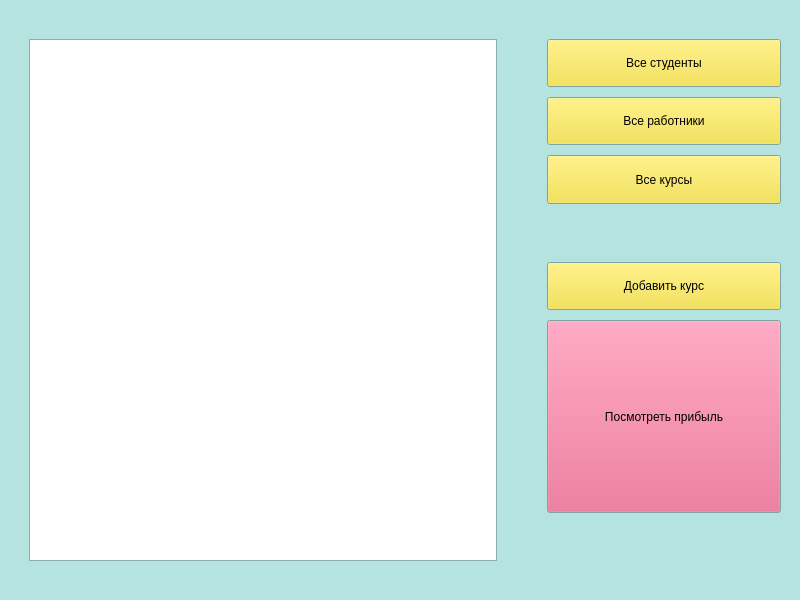
<?xml version="1.0" encoding="UTF-8"?>
<ui version="4.0">
 <class>administrator</class>
 <widget class="QMainWindow" name="administrator">
  <property name="geometry">
   <rect>
    <x>0</x>
    <y>0</y>
    <width>800</width>
    <height>600</height>
   </rect>
  </property>
  <property name="palette">
   <palette>
    <active>
     <colorrole role="Base">
      <brush brushstyle="SolidPattern">
       <color alpha="255">
        <red>255</red>
        <green>255</green>
        <blue>255</blue>
       </color>
      </brush>
     </colorrole>
     <colorrole role="Window">
      <brush brushstyle="SolidPattern">
       <color alpha="255">
        <red>181</red>
        <green>227</green>
        <blue>224</blue>
       </color>
      </brush>
     </colorrole>
    </active>
    <inactive>
     <colorrole role="Base">
      <brush brushstyle="SolidPattern">
       <color alpha="255">
        <red>255</red>
        <green>255</green>
        <blue>255</blue>
       </color>
      </brush>
     </colorrole>
     <colorrole role="Window">
      <brush brushstyle="SolidPattern">
       <color alpha="255">
        <red>181</red>
        <green>227</green>
        <blue>224</blue>
       </color>
      </brush>
     </colorrole>
    </inactive>
    <disabled>
     <colorrole role="Base">
      <brush brushstyle="SolidPattern">
       <color alpha="255">
        <red>181</red>
        <green>227</green>
        <blue>224</blue>
       </color>
      </brush>
     </colorrole>
     <colorrole role="Window">
      <brush brushstyle="SolidPattern">
       <color alpha="255">
        <red>181</red>
        <green>227</green>
        <blue>224</blue>
       </color>
      </brush>
     </colorrole>
    </disabled>
   </palette>
  </property>
  <property name="windowTitle">
   <string>MainWindow</string>
  </property>
  <widget class="QWidget" name="centralwidget">
   <property name="palette">
    <palette>
     <active>
      <colorrole role="Button">
       <brush brushstyle="SolidPattern">
        <color alpha="255">
         <red>244</red>
         <green>224</green>
         <blue>50</blue>
        </color>
       </brush>
      </colorrole>
      <colorrole role="Base">
       <brush brushstyle="SolidPattern">
        <color alpha="255">
         <red>255</red>
         <green>255</green>
         <blue>255</blue>
        </color>
       </brush>
      </colorrole>
      <colorrole role="Window">
       <brush brushstyle="SolidPattern">
        <color alpha="255">
         <red>181</red>
         <green>227</green>
         <blue>224</blue>
        </color>
       </brush>
      </colorrole>
     </active>
     <inactive>
      <colorrole role="Button">
       <brush brushstyle="SolidPattern">
        <color alpha="255">
         <red>244</red>
         <green>224</green>
         <blue>50</blue>
        </color>
       </brush>
      </colorrole>
      <colorrole role="Base">
       <brush brushstyle="SolidPattern">
        <color alpha="255">
         <red>255</red>
         <green>255</green>
         <blue>255</blue>
        </color>
       </brush>
      </colorrole>
      <colorrole role="Window">
       <brush brushstyle="SolidPattern">
        <color alpha="255">
         <red>181</red>
         <green>227</green>
         <blue>224</blue>
        </color>
       </brush>
      </colorrole>
     </inactive>
     <disabled>
      <colorrole role="Button">
       <brush brushstyle="SolidPattern">
        <color alpha="255">
         <red>244</red>
         <green>224</green>
         <blue>50</blue>
        </color>
       </brush>
      </colorrole>
      <colorrole role="Base">
       <brush brushstyle="SolidPattern">
        <color alpha="255">
         <red>181</red>
         <green>227</green>
         <blue>224</blue>
        </color>
       </brush>
      </colorrole>
      <colorrole role="Window">
       <brush brushstyle="SolidPattern">
        <color alpha="255">
         <red>181</red>
         <green>227</green>
         <blue>224</blue>
        </color>
       </brush>
      </colorrole>
     </disabled>
    </palette>
   </property>
   <layout class="QVBoxLayout" name="verticalLayout_2">
    <item>
     <layout class="QHBoxLayout" name="horizontalLayout" stretch="4,0,2">
      <property name="spacing">
       <number>10</number>
      </property>
      <property name="leftMargin">
       <number>20</number>
      </property>
      <property name="topMargin">
       <number>30</number>
      </property>
      <property name="rightMargin">
       <number>10</number>
      </property>
      <property name="bottomMargin">
       <number>30</number>
      </property>
      <item>
       <widget class="QTableView" name="tableView">
        <property name="sizePolicy">
         <sizepolicy hsizetype="MinimumExpanding" vsizetype="MinimumExpanding">
          <horstretch>0</horstretch>
          <verstretch>0</verstretch>
         </sizepolicy>
        </property>
       </widget>
      </item>
      <item>
       <spacer name="horizontalSpacer">
        <property name="orientation">
         <enum>Qt::Horizontal</enum>
        </property>
        <property name="sizeHint" stdset="0">
         <size>
          <width>40</width>
          <height>20</height>
         </size>
        </property>
       </spacer>
      </item>
      <item>
       <layout class="QVBoxLayout" name="verticalLayout" stretch="1,1,1,1,1,4,1">
        <item>
         <widget class="QPushButton" name="students">
          <property name="sizePolicy">
           <sizepolicy hsizetype="Minimum" vsizetype="Expanding">
            <horstretch>0</horstretch>
            <verstretch>0</verstretch>
           </sizepolicy>
          </property>
          <property name="text">
           <string>Все студенты</string>
          </property>
         </widget>
        </item>
        <item>
         <widget class="QPushButton" name="employee">
          <property name="sizePolicy">
           <sizepolicy hsizetype="Minimum" vsizetype="Expanding">
            <horstretch>0</horstretch>
            <verstretch>0</verstretch>
           </sizepolicy>
          </property>
          <property name="text">
           <string>Все работники</string>
          </property>
         </widget>
        </item>
        <item>
         <widget class="QPushButton" name="courses">
          <property name="sizePolicy">
           <sizepolicy hsizetype="Minimum" vsizetype="Expanding">
            <horstretch>0</horstretch>
            <verstretch>0</verstretch>
           </sizepolicy>
          </property>
          <property name="text">
           <string>Все курсы</string>
          </property>
         </widget>
        </item>
        <item>
         <spacer name="verticalSpacer">
          <property name="orientation">
           <enum>Qt::Vertical</enum>
          </property>
          <property name="sizeHint" stdset="0">
           <size>
            <width>20</width>
            <height>40</height>
           </size>
          </property>
         </spacer>
        </item>
        <item>
         <widget class="QPushButton" name="pushButton">
          <property name="sizePolicy">
           <sizepolicy hsizetype="Minimum" vsizetype="Expanding">
            <horstretch>0</horstretch>
            <verstretch>0</verstretch>
           </sizepolicy>
          </property>
          <property name="text">
           <string>Добавить курс</string>
          </property>
         </widget>
        </item>
        <item>
         <widget class="QPushButton" name="cash">
          <property name="sizePolicy">
           <sizepolicy hsizetype="Minimum" vsizetype="Expanding">
            <horstretch>0</horstretch>
            <verstretch>0</verstretch>
           </sizepolicy>
          </property>
          <property name="palette">
           <palette>
            <active>
             <colorrole role="Button">
              <brush brushstyle="SolidPattern">
               <color alpha="255">
                <red>227</red>
                <green>89</green>
                <blue>132</blue>
               </color>
              </brush>
             </colorrole>
            </active>
            <inactive>
             <colorrole role="Button">
              <brush brushstyle="SolidPattern">
               <color alpha="255">
                <red>227</red>
                <green>89</green>
                <blue>132</blue>
               </color>
              </brush>
             </colorrole>
            </inactive>
            <disabled>
             <colorrole role="Button">
              <brush brushstyle="SolidPattern">
               <color alpha="255">
                <red>227</red>
                <green>89</green>
                <blue>132</blue>
               </color>
              </brush>
             </colorrole>
            </disabled>
           </palette>
          </property>
          <property name="text">
           <string>Посмотреть прибыль</string>
          </property>
         </widget>
        </item>
        <item>
         <spacer name="verticalSpacer_2">
          <property name="orientation">
           <enum>Qt::Vertical</enum>
          </property>
          <property name="sizeHint" stdset="0">
           <size>
            <width>20</width>
            <height>40</height>
           </size>
          </property>
         </spacer>
        </item>
       </layout>
      </item>
     </layout>
    </item>
   </layout>
  </widget>
 </widget>
 <resources/>
 <connections/>
</ui>
